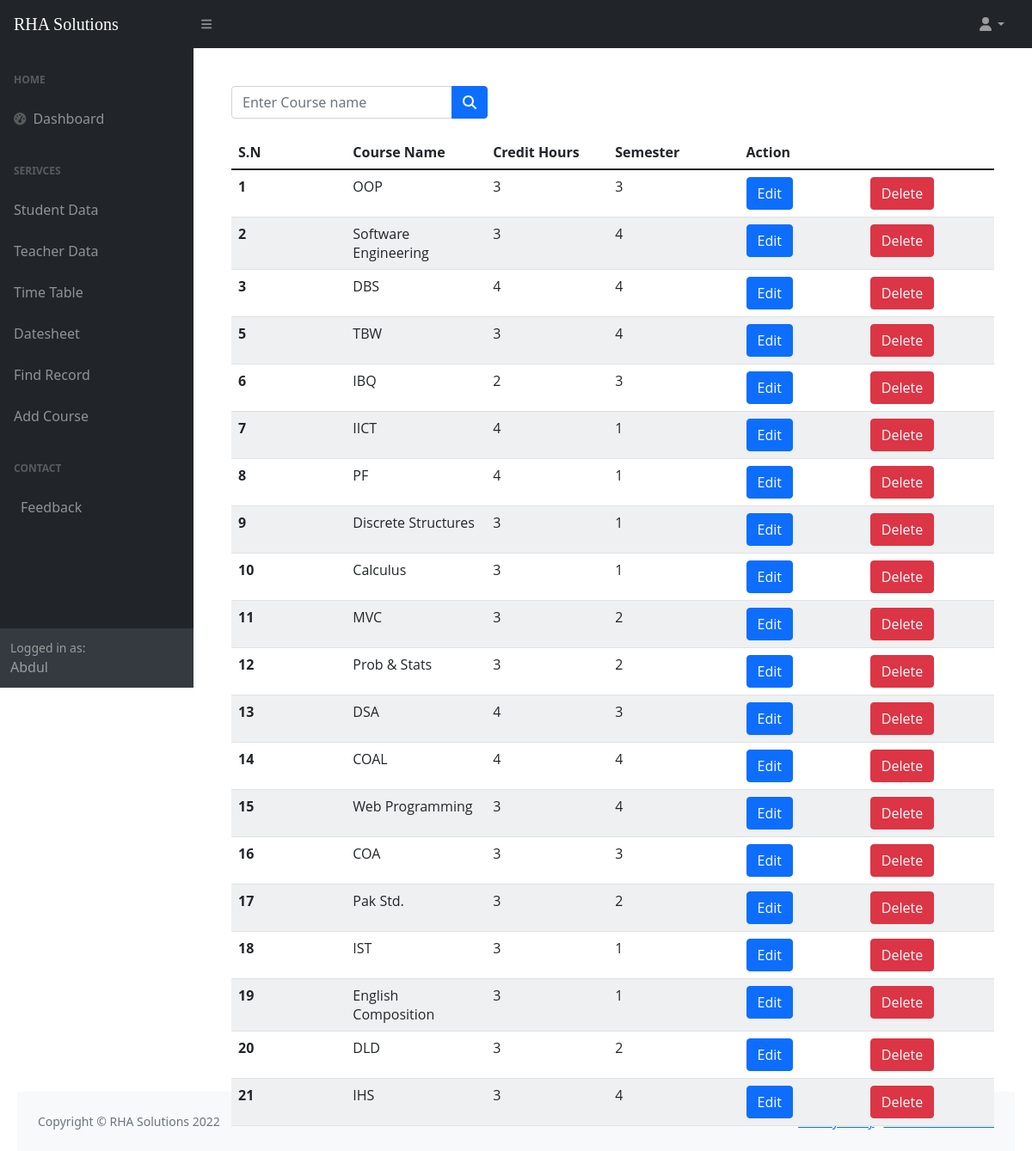
The page /display_course.php (signed in) on the database its author committed.
### tables this page shows
CREATE TABLE `course` (
  `c_id` int(3) NOT NULL,
  `c_name` varchar(100) NOT NULL,
  `crh` int(1) NOT NULL,
  `semester` int(1) NOT NULL
);

### display_course.php (the view, shortened to what this page needs)
<?php include 'connection.php';
if($_SESSION["fname"]) {
?>
<!DOCTYPE html>
<html lang="en">
<head>
    <link href="https://cdn.jsdelivr.net/npm/simple-datatables@latest/dist/style.css" rel="stylesheet" />
    <link href="css/styles.css" rel="stylesheet" />
</head>
<body class="sb-nav-fixed">
<?php include ('header.php'); ?>
        <div id="layoutSidenav_content">
            <main>
                <div class="container-fluid px-4">
                <form action="search_course.php" method="GET" class="d-none d-md-inline-block form-inline ms-auto me-0 me-md-3 my-2 my-md-0">
                        <div style="margin-bottom: 20px;" class="input-group">
                            <input class="form-control" name="search" value="" type="text" placeholder="Enter Course name" />
                            <button class="btn btn-primary" id="std-search" type="submit"> <i class="fas fa-search"></i></button>
                        </div>
                    </form>
                    <table class="table">
                        <thead class="thead-dark">
                            <tr>
                                <th scope="col">S.N</th>
                                <th scope="col">Course Name</th>
                                <th scope="col">Credit Hours</th>
                                <th scope="col">Semester</th>
                                <th scope="col" colspan="2">Action</th>
                            </tr>
                        </thead>
                        <tbody>
                            <?php
                                $query = "SELECT * FROM  course";
                                $data = mysqli_query($conn, $query);
                                if ($data) {
                                    while ($row = mysqli_fetch_array($data)) {
                                        ?>
                                    <tr>
                                        <th scope="row"><?php echo $row['c_id']; ?></td>
                                        <td><?php echo $row['c_name']; ?></td>
                                        <td><?php echo $row['crh']; ?></td>
                                        <td><?php echo $row['semester']; ?></td>
                                        <td> <button type="button" class="btn btn-primary"><a style="color: white; text-decoration: none;" href="edit_course.php?c_id=<?php echo $row['c_id']; ?>">Edit</a></button></td>
                                        <td> <button type="button" class="btn btn-danger"> <a style="color: white; text-decoration: none;" onclick="return confirm('Are you sure, you want to delete?')" href="delete_course.php?c_id=<?php echo $row['c_id']; ?>">Delete</a></td>
                                    </tr>
                                    <?php
                                }
                            }
                             else {
                                ?>
                                <tr>
                                    <td>No Data Found</td>
                                </tr>
                                <?php
                            }
                            ?>
                        </tbody>
                    </table>
                </div>
        </div>
    </div>
    <footer class="py-4 bg-light mt-auto">
        <div class="container-fluid px-4">
            <div class="d-flex align-items-center justify-content-between small">
                <div class="text-muted">Copyright &copy; RHA Solutions 2022</div>
                <div>
                    <a href="#">Privacy Policy</a>
                    &middot;
                    <a href="#">Terms &amp; Conditions</a>
                </div>
            </div>
        </div>
    </footer>
    <?php
}
else {
    include ('login.php');
}
 ?>
</body>
</html>

### rows shown on the page
course: c_id "1", c_name "OOP", crh "3", semester "3"
course: c_id "2", c_name "Software Engineering", crh "3", semester "4"
course: c_id "3", c_name "DBS", crh "4", semester "4"
course: c_id "5", c_name "TBW", crh "3", semester "4"
course: c_id "6", c_name "IBQ", crh "2", semester "3"
course: c_id "7", c_name "IICT", crh "4", semester "1"
course: c_id "8", c_name "PF", crh "4", semester "1"
course: c_id "9", c_name "Discrete Structures", crh "3", semester "1"
course: c_id "10", c_name "Calculus", crh "3", semester "1"
course: c_id "11", c_name "MVC", crh "3", semester "2"
course: c_id "12", c_name "Prob & Stats", crh "3", semester "2"
course: c_id "13", c_name "DSA", crh "4", semester "3"
course: c_id "14", c_name "COAL", crh "4", semester "4"
course: c_id "15", c_name "Web Programming", crh "3", semester "4"
course: c_id "16", c_name "COA", crh "3", semester "3"
course: c_id "17", c_name "Pak Std.", crh "3", semester "2"
course: c_id "18", c_name "IST", crh "3", semester "1"
course: c_id "19", c_name "English Composition", crh "3", semester "1"
course: c_id "20", c_name "DLD", crh "3", semester "2"
course: c_id "21", c_name "IHS", crh "3", semester "4"

### other values the page prints
$_SESSION["fname"] "Abdul"
